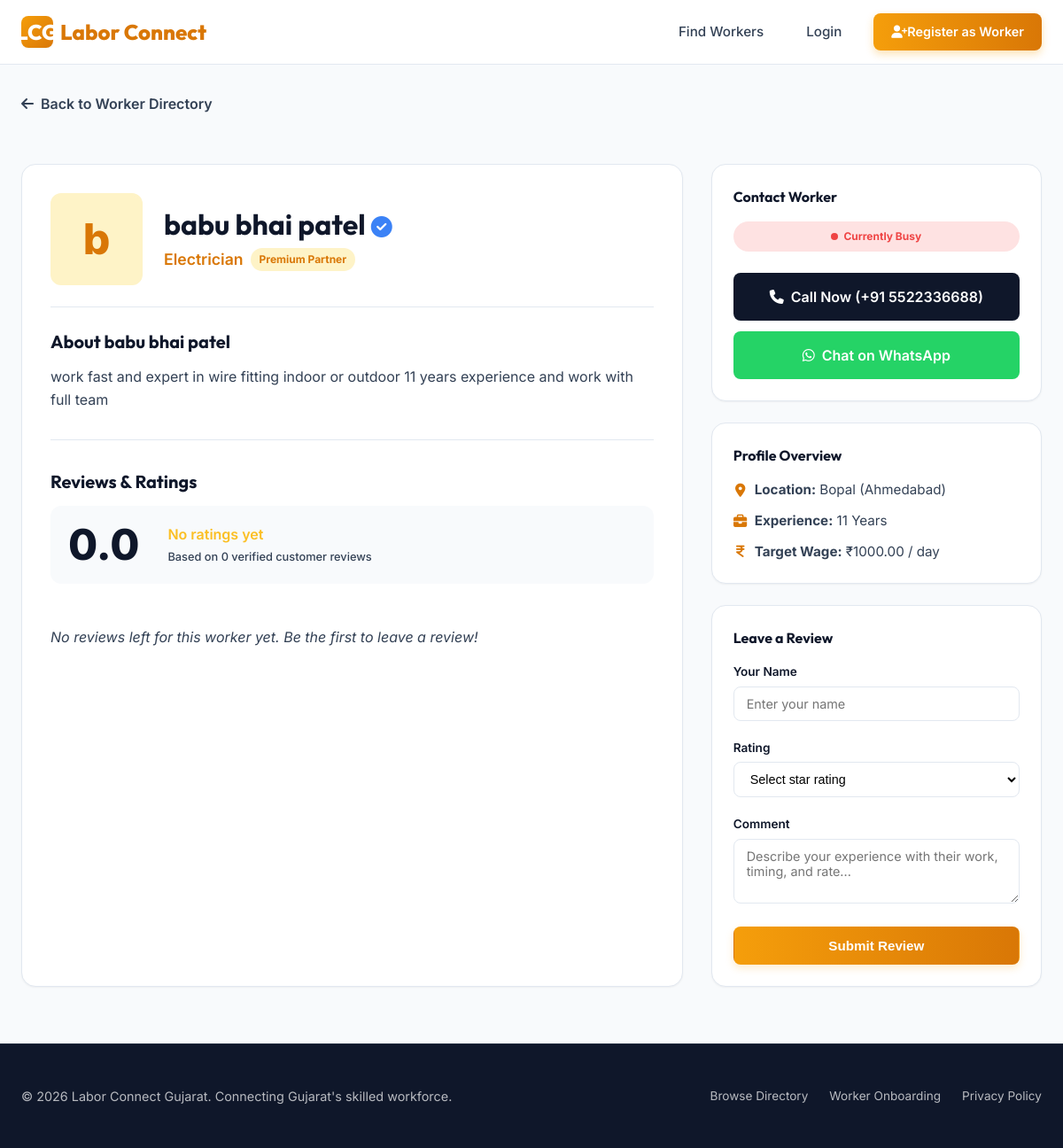
Screenshot of /worker/3/ with the database file from the repository.
### marketplace/models.py (models this page shows, shortened)
class WorkerProfile(models.Model):
    user = models.OneToOneField(User, on_delete=models.CASCADE, related_name='worker_profile')
    name = models.CharField(max_length=100)
    mobile_number = models.CharField(max_length=15, unique=True)
    whatsapp_number = models.CharField(max_length=15, blank=True)
    skill = models.CharField(max_length=30, choices=SKILL_CHOICES)
    experience = models.PositiveIntegerField(help_text="Years of experience")
    location = models.CharField(max_length=50, choices=LOCATION_CHOICES)
    availability = models.CharField(max_length=20, choices=AVAILABILITY_CHOICES, default='available')
    daily_rate = models.DecimalField(max_digits=8, decimal_places=2, null=True, blank=True, help_text="Daily rate in INR (optional)")
    bio = models.TextField(blank=True, max_length=500)
    profile_picture = models.ImageField(upload_to='workers/', null=True, blank=True)
    is_verified = models.BooleanField(default=False)
    is_premium = models.BooleanField(default=False)
    @property
    def average_rating(self):
        reviews = self.reviews.all()
        if reviews.exists():
            return round(sum(r.rating for r in reviews) / reviews.count(), 1)
        return 0.0
    @property
    def review_count(self):
        return self.reviews.count()

### marketplace/views.py (the view)
# urls.py: path('worker/<int:pk>/', views.worker_detail_view, name='worker_detail'),
def worker_detail_view(request, pk):
    worker = get_object_or_404(WorkerProfile, pk=pk)
    reviews = worker.reviews.all().order_by('-created_at')
    if request.method == 'POST':
        form = ReviewForm(request.POST)
        if form.is_valid():
            review = form.save(commit=False)
            review.worker = worker
            review.save()
            messages.success(request, f"Review submitted successfully for {worker.name}!")
            return redirect('worker_detail', pk=pk)
    else:
        form = ReviewForm()
    context = {
        'worker': worker,
        'reviews': reviews,
        'form': form,
    }
    return render(request, 'marketplace/worker_detail.html', context)

### marketplace/forms.py
class ReviewForm(forms.ModelForm):
    class Meta:
        model = Review
        fields = ['customer_name', 'rating', 'comment']
        widgets = {
            'rating': forms.Select(attrs={'class': 'rating-select'}),
            'comment': forms.Textarea(attrs={'rows': 3, 'placeholder': 'Write your honest review here...'}),
            'customer_name': forms.TextInput(attrs={'placeholder': 'Your Name'}),
        }

### marketplace/templates/marketplace/worker_detail.html (shortened to what this page needs)
{% extends 'marketplace/base.html' %}
{% load static %}
{% block content %}
<div class="container" style="margin-top: 2rem;">
    <a href="{% url 'home' %}" style="display: inline-flex; align-items: center; gap: 0.5rem; font-weight: 600; margin-bottom: 1.5rem; color: var(--neutral-body);" id="back-to-directory">
        <i class="fa-solid fa-arrow-left"></i> Back to Worker Directory
    </a>
    <div class="profile-layout">
        <div class="profile-main-card" id="profile-details-main">
            <div class="profile-detail-header">
                {% if worker.profile_picture %}
                    <img src="{{ worker.profile_picture.url }}" alt="{{ worker.name }}" class="profile-avatar-large">
                {% else %}
                    <div class="profile-avatar-large">
                        {{ worker.name|slice:":1" }}
                    </div>
                {% endif %}
                <div class="profile-name-section">
                    <h1 class="profile-title" id="worker-profile-name">
                        {{ worker.name }}
                        {% if worker.is_verified %}
                            <i class="fa-solid fa-circle-check verified-icon" style="font-size: 1.5rem;" title="Verified" id="worker-profile-verified"></i>
                        {% endif %}
                    </h1>
                    <div class="profile-tags">
                        <span class="worker-skill" style="font-size: 1.1rem;" id="worker-profile-skill">{{ worker.get_skill_display }}</span>
                        {% if worker.is_premium %}
                            <span class="badge" style="background-color: var(--primary-light); color: var(--primary-dark); font-weight: 700;" id="worker-profile-premium">Premium Partner</span>
                        {% endif %}
                    </div>
                </div>
            </div>
            <div class="profile-bio-section" id="worker-profile-about">
                <h3>About {{ worker.name }}</h3>
                <p class="profile-bio-text">
                    {{ worker.bio|default:"This worker has registered on Labor Connect Gujarat to offer skilled labor services. They are committed to delivering high-quality, professional workmanship on jobs across Ahmedabad. Contact directly below to discuss project details, scope of work, and rates." }}
                </p>
            </div>
            <div class="reviews-section" id="worker-reviews-wrapper">
                <h3>Reviews & Ratings</h3>
                <div class="review-summary-card" id="rating-summary-card">
                    <div class="review-summary-num" id="avg-rating-value">{{ worker.average_rating }}</div>
                    <div>
                        <div class="rating-stars" id="rating-summary-stars">
                            {% if worker.average_rating > 0 %}
                                <i class="fa-solid fa-star"></i>
                                <span style="font-size: 1.15rem; color: var(--neutral-dark);">{{ worker.average_rating }} / 5.0</span>
                            {% else %}
                                <span>No ratings yet</span>
                            {% endif %}
                        </div>
                        <span class="rating-text" id="total-reviews-count">Based on {{ worker.review_count }} verified customer reviews</span>
                    </div>
                </div>
                <div class="review-list" id="reviews-items-list">
                    {% for review in reviews %}
                        <div class="review-item" id="review-item-{{ review.id }}">
                            <div class="review-header">
                                <span class="review-author" id="review-author-{{ review.id }}">{{ review.customer_name }}</span>
                                <span class="review-date" id="review-date-{{ review.id }}">{{ review.created_at|date:"M d, Y" }}</span>
                            </div>
                            <div class="rating-stars" style="margin-bottom: 0.5rem; font-size: 0.85rem;" id="review-stars-{{ review.id }}">
                                {% for i in "12345"|make_list %}
                                    {% if forloop.counter <= review.rating %}
                                        <i class="fa-solid fa-star"></i>
                                    {% else %}
                                        <i class="fa-regular fa-star"></i>
                                    {% endif %}
                                {% endfor %}
                            </div>
                            <p class="review-comment" id="review-comment-{{ review.id }}">{{ review.comment }}</p>
                        </div>
                    {% empty %}
                        <p style="color: var(--neutral-body); font-style: italic; padding: 1.5rem 0;" id="no-reviews-fallback">No reviews left for this worker yet. Be the first to leave a review!</p>
                    {% endfor %}
                </div>
            </div>
        </div>
        <div class="profile-sidebar" id="profile-details-sidebar">
            <div class="sidebar-card" id="contact-action-card">
                <h4 style="margin-bottom: 1rem;">Contact Worker</h4>
                <div style="margin-bottom: 1.5rem;">
                    {% if worker.availability == 'available' %}
                        <div class="badge badge-available" style="width: 100%; justify-content: center; padding: 0.5rem;" id="sidebar-avail-available">
                            <span class="badge-dot"></span> Available Today
                        </div>
                    {% elif worker.availability == 'soon' %}
                        <div class="badge badge-soon" style="width: 100%; justify-content: center; padding: 0.5rem;" id="sidebar-avail-soon">
                            <span class="badge-dot"></span> Available Soon
                        </div>
                    {% else %}
                        <div class="badge badge-busy" style="width: 100%; justify-content: center; padding: 0.5rem;" id="sidebar-avail-busy">
                            <span class="badge-dot"></span> Currently Busy
                        </div>
                    {% endif %}
                </div>
                <div style="display: flex; flex-direction: column; gap: 0.75rem;">
                    <a href="tel:+91{{ worker.mobile_number }}" class="btn btn-secondary" style="gap: 0.5rem; font-size: 1rem; padding: 0.875rem;" id="sidebar-call-btn">
                        <i class="fa-solid fa-phone"></i> Call Now (+91 {{ worker.mobile_number }})
                    </a>
                    <a href="https://wa.me/91{{ worker.whatsapp_number|default:worker.mobile_number }}?text=Hello%20{{ worker.name }},%20I%20saw%20your%20profile%20on%20Labor%20Connect%20Gujarat%20and%20wanted%20to%20hire%20you." target="_blank" class="btn btn-primary" style="background: #25D366; gap: 0.5rem; font-size: 1rem; padding: 0.875rem; box-shadow: none;" id="sidebar-whatsapp-btn">
                        <i class="fa-brands fa-whatsapp"></i> Chat on WhatsApp
                    </a>
                </div>
            </div>
            <div class="sidebar-card" id="worker-stats-card">
                <h4 style="margin-bottom: 1rem;">Profile Overview</h4>
                <div class="worker-details-list" style="font-size: 0.95rem; gap: 0.75rem;">
                    <div class="detail-item" id="sidebar-loc">
                        <i class="fa-solid fa-location-dot" style="color: var(--primary-dark);"></i>
                        <span><strong>Location:</strong> {{ worker.get_location_display }}</span>
                    </div>
                    <div class="detail-item" id="sidebar-exp">
                        <i class="fa-solid fa-briefcase" style="color: var(--primary-dark);"></i>
                        <span><strong>Experience:</strong> {{ worker.experience }} Years</span>
                    </div>
                    {% if worker.daily_rate %}
                        <div class="detail-item" id="sidebar-rate">
                            <i class="fa-solid fa-indian-rupee-sign" style="color: var(--primary-dark);"></i>
                            <span><strong>Target Wage:</strong> ₹{{ worker.daily_rate }} / day</span>
                        </div>
                    {% endif %}
                </div>
            </div>
            <div class="review-form-card" id="submit-review-card">
                <h4 style="margin-bottom: 1rem; color: var(--neutral-dark);">Leave a Review</h4>
                <form method="POST" id="submit-review-form">
                    <div class="form-group" id="form-group-customer-name">
                        <label for="id_customer_name" class="input-label">Your Name</label>
                        <input type="text" name="customer_name" id="id_customer_name" class="form-control" placeholder="Enter your name" required>
                    </div>
                    <div class="form-group" id="form-group-rating">
                        <label for="id_rating" class="input-label">Rating</label>
                        <select name="rating" id="id_rating" class="rating-select" required>
                            <option value="" disabled selected>Select star rating</option>
                        </select>
                    </div>
                    <div class="form-group" id="form-group-comment">
                        <label for="id_comment" class="input-label">Comment</label>
                        <textarea name="comment" id="id_comment" class="form-control" rows="3" placeholder="Describe your experience with their work, timing, and rate..." required></textarea>
                    </div>
                    <button type="submit" class="btn btn-primary" style="width: 100%;" id="submit-review-btn">
                        Submit Review
                    </button>
                </form>
            </div>
        </div>
    </div>
</div>
{% endblock %}

### rows the page displays
WorkerProfile: name "b", name "babu bhai patel", skill "Electrician", bio "work fast and expert in wire fitting indoor or outdoor 11 years experience and work with full team", average_rating "0.0", review_count "0", mobile_number "5522336688", location "Bopal (Ahmedabad)", experience "11", daily_rate "1000.00"
